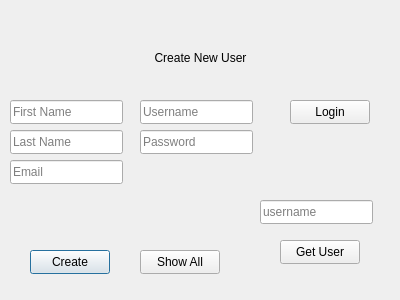
<?xml version="1.0" encoding="UTF-8"?>
<ui version="4.0">
 <class>CreateUserScreen</class>
 <widget class="QDialog" name="CreateUserScreen">
  <property name="geometry">
   <rect>
    <x>0</x>
    <y>0</y>
    <width>400</width>
    <height>300</height>
   </rect>
  </property>
  <property name="windowTitle">
   <string>Dialog</string>
  </property>
  <widget class="QPushButton" name="create">
   <property name="geometry">
    <rect>
     <x>30</x>
     <y>250</y>
     <width>80</width>
     <height>24</height>
    </rect>
   </property>
   <property name="text">
    <string>Create</string>
   </property>
  </widget>
  <widget class="QPushButton" name="show">
   <property name="geometry">
    <rect>
     <x>140</x>
     <y>250</y>
     <width>80</width>
     <height>24</height>
    </rect>
   </property>
   <property name="text">
    <string>Show All</string>
   </property>
  </widget>
  <widget class="QLineEdit" name="firstName">
   <property name="geometry">
    <rect>
     <x>10</x>
     <y>100</y>
     <width>113</width>
     <height>24</height>
    </rect>
   </property>
   <property name="text">
    <string/>
   </property>
   <property name="placeholderText">
    <string>First Name</string>
   </property>
  </widget>
  <widget class="QLineEdit" name="lastName">
   <property name="geometry">
    <rect>
     <x>10</x>
     <y>130</y>
     <width>113</width>
     <height>24</height>
    </rect>
   </property>
   <property name="text">
    <string/>
   </property>
   <property name="placeholderText">
    <string>Last Name</string>
   </property>
  </widget>
  <widget class="QLineEdit" name="userName">
   <property name="geometry">
    <rect>
     <x>140</x>
     <y>100</y>
     <width>113</width>
     <height>24</height>
    </rect>
   </property>
   <property name="text">
    <string/>
   </property>
   <property name="placeholderText">
    <string>Username</string>
   </property>
  </widget>
  <widget class="QLineEdit" name="email">
   <property name="geometry">
    <rect>
     <x>10</x>
     <y>160</y>
     <width>113</width>
     <height>24</height>
    </rect>
   </property>
   <property name="text">
    <string/>
   </property>
   <property name="placeholderText">
    <string>Email</string>
   </property>
  </widget>
  <widget class="QLineEdit" name="passwordHash">
   <property name="geometry">
    <rect>
     <x>140</x>
     <y>130</y>
     <width>113</width>
     <height>24</height>
    </rect>
   </property>
   <property name="text">
    <string/>
   </property>
   <property name="echoMode">
    <enum>QLineEdit::Password</enum>
   </property>
   <property name="readOnly">
    <bool>false</bool>
   </property>
   <property name="placeholderText">
    <string>Password</string>
   </property>
  </widget>
  <widget class="QLabel" name="label">
   <property name="geometry">
    <rect>
     <x>140</x>
     <y>50</y>
     <width>121</width>
     <height>16</height>
    </rect>
   </property>
   <property name="text">
    <string>Create New User</string>
   </property>
   <property name="alignment">
    <set>Qt::AlignCenter</set>
   </property>
  </widget>
  <widget class="QPushButton" name="pushButton">
   <property name="geometry">
    <rect>
     <x>290</x>
     <y>100</y>
     <width>80</width>
     <height>24</height>
    </rect>
   </property>
   <property name="text">
    <string>Login</string>
   </property>
  </widget>
  <widget class="QPushButton" name="get_user">
   <property name="geometry">
    <rect>
     <x>280</x>
     <y>240</y>
     <width>80</width>
     <height>24</height>
    </rect>
   </property>
   <property name="text">
    <string>Get User</string>
   </property>
  </widget>
  <widget class="QLineEdit" name="userNameToFind">
   <property name="geometry">
    <rect>
     <x>260</x>
     <y>200</y>
     <width>113</width>
     <height>24</height>
    </rect>
   </property>
   <property name="placeholderText">
    <string>username</string>
   </property>
  </widget>
 </widget>
 <tabstops>
  <tabstop>firstName</tabstop>
  <tabstop>lastName</tabstop>
  <tabstop>email</tabstop>
  <tabstop>userName</tabstop>
  <tabstop>passwordHash</tabstop>
  <tabstop>create</tabstop>
  <tabstop>show</tabstop>
 </tabstops>
 <resources/>
 <connections/>
</ui>
